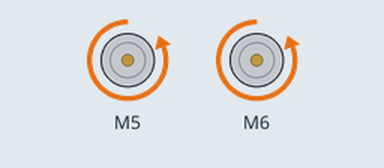
Simulated run of this sketch. Board: Arduino Uno, built with avr-gcc and run on an emulated ATmega328P. On the bench: 2 × DC motor (green arrow = forward, orange = backward, longer = faster).

Above: at 5.0 s.
At 10.5 s:
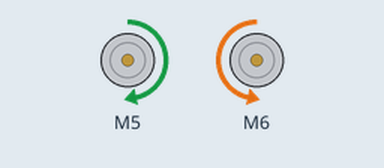
Timing chart, 0 to 27.4 s (numbered marks = the images above):
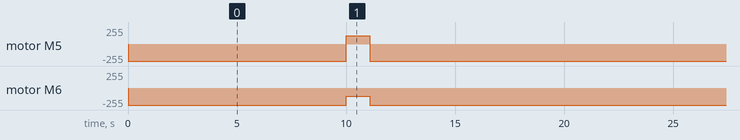

The sketch:

motortest.ino
```cpp
 #include "CytronMotorDriver.h"


// Configure the motor driver.
CytronMD motor1(PWM_DIR, 5, 4);  // PWM 1 = Pin 3, DIR 1 = Pin 4.
CytronMD motor2(PWM_DIR, 6, 7); // PWM 2 = Pin 9, DIR 2 = Pin 10.


// The setup routine runs once when you press reset.
void setup() {

}


// The loop routine runs over and over again forever.
void loop() {
  motor1.setSpeed(-255);   // Motor 1 runs forward at 50% speed.
  motor2.setSpeed(-255);  // Motor 2 runs backward at 50% speed.
  delay(10000);

  motor1.setSpeed(125);   // Motor 1 runs forward at full speed.
  motor2.setSpeed(-125);  // Motor 2 runs backward at full speed.
  delay(1100);

  motor1.setSpeed(-255);     // Motor 1 stops.
  motor2.setSpeed(-255);     // Motor 2 stops.
  delay(10000);


}
```

Measured:
- by itself, motor M5: repeats every 21.1 s: forward 125/255 1.1 s, backward 255/255 20.0 s
- by itself, motor M6: repeats every 21.1 s: backward 125/255 1.1 s, backward 255/255 20.0 s
